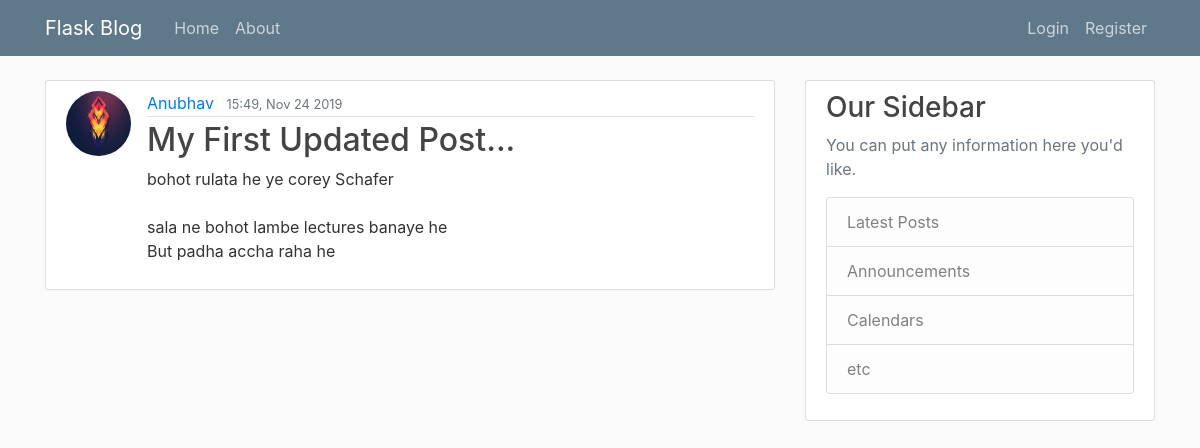
/post/1, run on an earlier commit of the app's database.
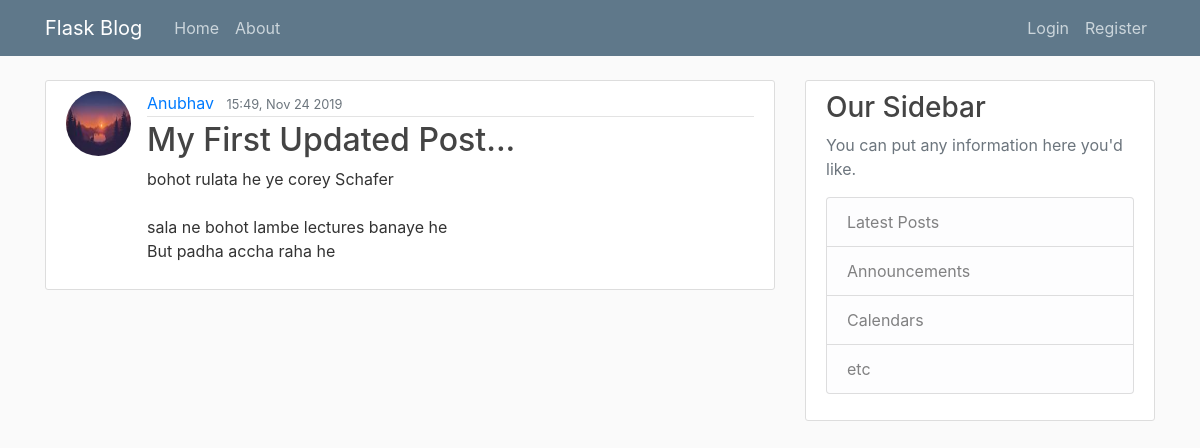
And on a later commit of the database.
### first_flask/models.py (models this page shows, shortened)
class User(db.Model, UserMixin):												#Model classes bana rahe he for db
	id= db.Column(db.Integer, primary_key=True)
	username=db.Column(db.String(24), nullable=False, unique=True)
	email=db.Column(db.String(120), nullable=False, unique=True)
	password=db.Column(db.String(60),nullable=False)								#string size is 60 bcz ye hash me convert hogi aage
	image_file=db.Column(db.String(20), nullable=False, default='default.jpg')		#same image bhi hash hogi
	posts=db.relationship('Post', backref='author', lazy=True)						#its a relationship not a column, no idea about lazy=True

### first_flask/posts/routes.py (the view)
@posts.route("/post/<int:post_id>")		#'<>' lets you place the variable(its value) in url
def post(post_id):
	post=Post.query.get_or_404(post_id)			#get_or_404 method which tells either the post exsist or 404 page not found
	return render_template('post.html', title=post.title, post=post)

### first_flask/templates/post.html (shortened to what this page needs)
{%extends "layout.html"%}
{%block content_jo_likna_he%}
	<article class="media content-section">
		<img class="rounded-circle article-img" src="{{url_for('static', filename='profile_pics/'+ post.author.image_file) }}">
	    <div class="media-body">
	    	<div class="article-metadata">
	      		<a class="mr-2" href="{{url_for('users.user_posts', username=post.author.username)}}">{{ post.author.username }}</a>
	      		<small class="text-muted">{{ post.date_posted.strftime('%H:%M, %b %d %Y') }}</small>
	    	</div>
	    	<h2 class="article-title">{{ post.title }}</h2>
	    	<p class="article-content">{{ post.content }}</p>
	  	</div>
	</article>
{%endblock content_jo_likna_he%}

What changed in the data, as far as the page shows it:
changed User "Anubhav": image_file: a different picture
